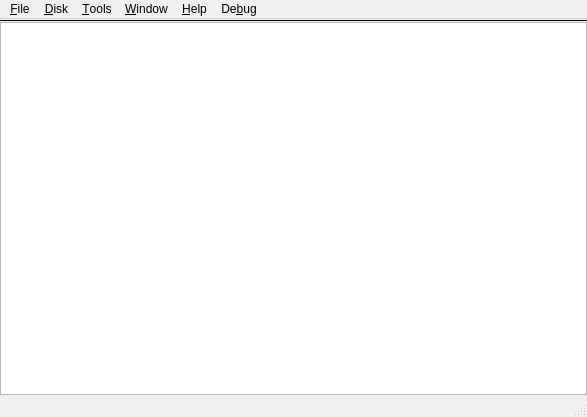
<?xml version="1.0" encoding="UTF-8"?>
<ui version="4.0">
 <class>MainWindow</class>
 <widget class="QMainWindow" name="MainWindow">
  <property name="enabled">
   <bool>true</bool>
  </property>
  <property name="geometry">
   <rect>
    <x>0</x>
    <y>0</y>
    <width>587</width>
    <height>417</height>
   </rect>
  </property>
  <property name="sizePolicy">
   <sizepolicy hsizetype="Expanding" vsizetype="Expanding">
    <horstretch>0</horstretch>
    <verstretch>0</verstretch>
   </sizepolicy>
  </property>
  <property name="windowIcon">
   <iconset resource="../resources/icons.qrc">
    <normaloff>:/icons/main-icon/RespeQt.ico</normaloff>:/icons/main-icon/RespeQt.ico</iconset>
  </property>
  <property name="styleSheet">
   <string notr="true"/>
  </property>
  <property name="locale">
   <locale language="English" country="UnitedStates"/>
  </property>
  <property name="iconSize">
   <size>
    <width>24</width>
    <height>24</height>
   </size>
  </property>
  <widget class="QWidget" name="centralWidget">
   <property name="enabled">
    <bool>true</bool>
   </property>
   <layout class="QGridLayout" name="gridLayout" rowstretch="0,0,0,0,0,0" columnstretch="0,0" rowminimumheight="0,0,0,0,0,0">
    <property name="leftMargin">
     <number>0</number>
    </property>
    <property name="topMargin">
     <number>0</number>
    </property>
    <property name="rightMargin">
     <number>0</number>
    </property>
    <property name="bottomMargin">
     <number>0</number>
    </property>
    <property name="spacing">
     <number>0</number>
    </property>
    <item row="0" column="0" colspan="2">
     <layout class="QHBoxLayout" name="horizontalLayout">
      <property name="spacing">
       <number>0</number>
      </property>
      <property name="sizeConstraint">
       <enum>QLayout::SetDefaultConstraint</enum>
      </property>
      <property name="topMargin">
       <number>0</number>
      </property>
      <property name="bottomMargin">
       <number>0</number>
      </property>
      <item>
       <layout class="QGridLayout" name="leftColumn">
        <property name="bottomMargin">
         <number>0</number>
        </property>
        <property name="spacing">
         <number>0</number>
        </property>
       </layout>
      </item>
      <item>
       <layout class="QGridLayout" name="rightColumn" columnstretch="0">
        <property name="bottomMargin">
         <number>0</number>
        </property>
        <property name="spacing">
         <number>0</number>
        </property>
       </layout>
      </item>
     </layout>
    </item>
    <item row="3" column="0" colspan="2">
     <layout class="QHBoxLayout" name="horizontalLayout_2" stretch="1,1">
      <property name="spacing">
       <number>0</number>
      </property>
      <property name="sizeConstraint">
       <enum>QLayout::SetFixedSize</enum>
      </property>
      <property name="topMargin">
       <number>0</number>
      </property>
      <property name="rightMargin">
       <number>0</number>
      </property>
      <property name="bottomMargin">
       <number>0</number>
      </property>
      <item>
       <layout class="QGridLayout" name="leftColumn2" rowstretch="0">
        <property name="spacing">
         <number>0</number>
        </property>
       </layout>
      </item>
      <item>
       <layout class="QGridLayout" name="rightColumn2">
        <property name="sizeConstraint">
         <enum>QLayout::SetDefaultConstraint</enum>
        </property>
        <property name="bottomMargin">
         <number>0</number>
        </property>
        <property name="spacing">
         <number>0</number>
        </property>
       </layout>
      </item>
     </layout>
    </item>
    <item row="4" column="0" rowspan="2" colspan="2">
     <widget class="QTextEdit" name="textEdit">
      <property name="sizePolicy">
       <sizepolicy hsizetype="Ignored" vsizetype="Ignored">
        <horstretch>0</horstretch>
        <verstretch>0</verstretch>
       </sizepolicy>
      </property>
      <property name="contextMenuPolicy">
       <enum>Qt::DefaultContextMenu</enum>
      </property>
      <property name="frameShape">
       <enum>QFrame::StyledPanel</enum>
      </property>
      <property name="midLineWidth">
       <number>-3</number>
      </property>
      <property name="textInteractionFlags">
       <set>Qt::NoTextInteraction</set>
      </property>
     </widget>
    </item>
    <item row="1" column="0" colspan="2">
     <widget class="Line" name="line">
      <property name="autoFillBackground">
       <bool>false</bool>
      </property>
      <property name="frameShadow">
       <enum>QFrame::Plain</enum>
      </property>
      <property name="lineWidth">
       <number>0</number>
      </property>
      <property name="orientation">
       <enum>Qt::Horizontal</enum>
      </property>
     </widget>
    </item>
   </layout>
  </widget>
  <widget class="QMenuBar" name="menuBar">
   <property name="geometry">
    <rect>
     <x>0</x>
     <y>0</y>
     <width>587</width>
     <height>26</height>
    </rect>
   </property>
   <widget class="QMenu" name="menu_Disk">
    <property name="title">
     <string>&amp;Disk</string>
    </property>
    <addaction name="actionNewImage"/>
    <addaction name="actionMountDisk"/>
    <addaction name="actionMountFolder"/>
    <addaction name="actionHideShowDrives"/>
    <addaction name="actionEjectAll"/>
    <addaction name="separator"/>
   </widget>
   <widget class="QMenu" name="menu_File">
    <property name="title">
     <string>&amp;File</string>
    </property>
    <addaction name="actionStartEmulation"/>
    <addaction name="actionBootExe"/>
    <addaction name="actionPlaybackCassette"/>
    <addaction name="actionPrinterEmulation"/>
    <addaction name="separator"/>
    <addaction name="actionOpenSession"/>
    <addaction name="actionSaveSession"/>
    <addaction name="separator"/>
    <addaction name="actionQuit"/>
    <addaction name="separator"/>
   </widget>
   <widget class="QMenu" name="menu_Tools">
    <property name="title">
     <string>&amp;Tools</string>
    </property>
    <addaction name="actionOptions"/>
   </widget>
   <widget class="QMenu" name="menu_Help">
    <property name="title">
     <string>&amp;Help</string>
    </property>
    <addaction name="actionAbout"/>
    <addaction name="actionDocumentation"/>
   </widget>
   <widget class="QMenu" name="menu_Window">
    <property name="enabled">
     <bool>true</bool>
    </property>
    <property name="title">
     <string>&amp;Window</string>
    </property>
    <addaction name="actionToggleMiniMode"/>
    <addaction name="actionToggleShade"/>
    <addaction name="actionLogWindow"/>
   </widget>
   <widget class="QMenu" name="menuDebug">
    <property name="layoutDirection">
     <enum>Qt::LeftToRight</enum>
    </property>
    <property name="title">
     <string>De&amp;bug</string>
    </property>
    <property name="separatorsCollapsible">
     <bool>false</bool>
    </property>
    <addaction name="actionCaptureSnapshot"/>
    <addaction name="actionReplaySnapshot"/>
   </widget>
   <addaction name="menu_File"/>
   <addaction name="menu_Disk"/>
   <addaction name="menu_Tools"/>
   <addaction name="menu_Window"/>
   <addaction name="menu_Help"/>
   <addaction name="menuDebug"/>
  </widget>
  <widget class="QStatusBar" name="statusBar"/>
  <action name="actionEjectAll">
   <property name="checkable">
    <bool>false</bool>
   </property>
   <property name="enabled">
    <bool>true</bool>
   </property>
   <property name="icon">
    <iconset resource="../resources/icons.qrc">
     <normaloff>:/icons/silk-icons/icons/control_eject.png</normaloff>:/icons/silk-icons/icons/control_eject.png</iconset>
   </property>
   <property name="text">
    <string>Unmount &amp;all</string>
   </property>
   <property name="statusTip">
    <string>Unmount all</string>
   </property>
   <property name="shortcut">
    <string>Ctrl+U</string>
   </property>
   <property name="iconVisibleInMenu">
    <bool>true</bool>
   </property>
  </action>
  <action name="actionOptions">
   <property name="icon">
    <iconset resource="../resources/icons.qrc">
     <normaloff>:/icons/other-icons/run.ico</normaloff>:/icons/other-icons/run.ico</iconset>
   </property>
   <property name="text">
    <string>&amp;Options...</string>
   </property>
   <property name="toolTip">
    <string>Open options dialog</string>
   </property>
   <property name="statusTip">
    <string>Open options dialog</string>
   </property>
   <property name="shortcut">
    <string>Ctrl+O</string>
   </property>
  </action>
  <action name="actionStartEmulation">
   <property name="checkable">
    <bool>true</bool>
   </property>
   <property name="checked">
    <bool>false</bool>
   </property>
   <property name="icon">
    <iconset resource="../resources/icons.qrc">
     <normaloff>:/icons/silk-icons/icons/disconnect.png</normaloff>
     <normalon>:/icons/silk-icons/icons/connect.png</normalon>:/icons/silk-icons/icons/disconnect.png</iconset>
   </property>
   <property name="text">
    <string>&amp;Start emulation</string>
   </property>
   <property name="toolTip">
    <string>Start SIO peripheral emulation</string>
   </property>
   <property name="statusTip">
    <string>Start SIO peripheral emulation</string>
   </property>
   <property name="shortcut">
    <string>Alt+E</string>
   </property>
   <property name="iconVisibleInMenu">
    <bool>true</bool>
   </property>
  </action>
  <action name="actionMountRecent_0">
   <property name="text">
    <string notr="true"/>
   </property>
   <property name="toolTip">
    <string>Mount to the first available slot</string>
   </property>
   <property name="statusTip">
    <string>Mount to the first available slot</string>
   </property>
  </action>
  <action name="actionMountDisk">
   <property name="icon">
    <iconset resource="../resources/icons.qrc">
     <normaloff>:/icons/oxygen-icons/16x16/devices/3floppy_unmount.png</normaloff>:/icons/oxygen-icons/16x16/devices/3floppy_unmount.png</iconset>
   </property>
   <property name="text">
    <string>Mount &amp;disk image...</string>
   </property>
   <property name="toolTip">
    <string>Mount a disk image to the first available slot</string>
   </property>
   <property name="statusTip">
    <string>Mount a disk image to the first available slot</string>
   </property>
   <property name="shortcut">
    <string>Ctrl+D</string>
   </property>
  </action>
  <action name="actionMountFolder">
   <property name="icon">
    <iconset resource="../resources/icons.qrc">
     <normaloff>:/icons/silk-icons/icons/folder.png</normaloff>:/icons/silk-icons/icons/folder.png</iconset>
   </property>
   <property name="text">
    <string>Mount &amp;folder image...</string>
   </property>
   <property name="toolTip">
    <string>Mount a folder image to the first available slot</string>
   </property>
   <property name="statusTip">
    <string>Mount a folder image to the first available slot</string>
   </property>
   <property name="shortcut">
    <string>Ctrl+F</string>
   </property>
  </action>
  <action name="actionNewImage">
   <property name="icon">
    <iconset resource="../resources/icons.qrc">
     <normaloff>:/icons/oxygen-icons/16x16/devices/media_floppy.png</normaloff>:/icons/oxygen-icons/16x16/devices/media_floppy.png</iconset>
   </property>
   <property name="text">
    <string>New disk image...</string>
   </property>
   <property name="toolTip">
    <string>Create a new disk image file and mount it to the first available slot</string>
   </property>
   <property name="statusTip">
    <string>Create a new disk image file and mount it to the first available slot</string>
   </property>
   <property name="shortcut">
    <string>Ctrl+N</string>
   </property>
   <property name="iconVisibleInMenu">
    <bool>true</bool>
   </property>
  </action>
  <action name="actionSaveSession">
   <property name="icon">
    <iconset resource="../resources/icons.qrc">
     <normaloff>:/icons/silk-icons/icons/monitor_go.png</normaloff>:/icons/silk-icons/icons/monitor_go.png</iconset>
   </property>
   <property name="text">
    <string>&amp;Save session</string>
   </property>
   <property name="toolTip">
    <string>Save current session to a file</string>
   </property>
   <property name="statusTip">
    <string>Save current session</string>
   </property>
   <property name="shortcut">
    <string>Alt+S</string>
   </property>
  </action>
  <action name="actionOpenSession">
   <property name="icon">
    <iconset resource="../resources/icons.qrc">
     <normaloff>:/icons/silk-icons/icons/monitor.png</normaloff>:/icons/silk-icons/icons/monitor.png</iconset>
   </property>
   <property name="text">
    <string>&amp;Open session...</string>
   </property>
   <property name="toolTip">
    <string>Open a previously saved session</string>
   </property>
   <property name="statusTip">
    <string>Open a previously saved session</string>
   </property>
   <property name="shortcut">
    <string>Alt+O</string>
   </property>
  </action>
  <action name="actionBootExe">
   <property name="icon">
    <iconset resource="../resources/icons.qrc">
     <normaloff>:/icons/other-icons/Atari.png</normaloff>:/icons/other-icons/Atari.png</iconset>
   </property>
   <property name="text">
    <string>&amp;Boot Atari executable...</string>
   </property>
   <property name="toolTip">
    <string>Boot an Atari executable</string>
   </property>
   <property name="statusTip">
    <string>Boot an Atari executable</string>
   </property>
   <property name="shortcut">
    <string>Alt+B</string>
   </property>
   <property name="visible">
    <bool>true</bool>
   </property>
   <property name="iconVisibleInMenu">
    <bool>true</bool>
   </property>
  </action>
  <action name="actionSave_1">
   <property name="enabled">
    <bool>false</bool>
   </property>
   <property name="icon">
    <iconset resource="../resources/icons.qrc">
     <normaloff>:/icons/silk-icons/icons/drive_disk.png</normaloff>:/icons/silk-icons/icons/drive_disk.png</iconset>
   </property>
   <property name="text">
    <string>Save</string>
   </property>
   <property name="toolTip">
    <string>Save D1</string>
   </property>
   <property name="statusTip">
    <string>Save D1</string>
   </property>
  </action>
  <action name="actionShowPrinterTextOutput">
   <property name="checkable">
    <bool>true</bool>
   </property>
   <property name="icon">
    <iconset resource="../resources/icons.qrc">
     <normaloff>:/icons/oxygen-icons/16x16/devices/printer1.png</normaloff>:/icons/oxygen-icons/16x16/devices/printer1.png</iconset>
   </property>
   <property name="text">
    <string>Show printer text output</string>
   </property>
   <property name="toolTip">
    <string>Show printer text output</string>
   </property>
   <property name="statusTip">
    <string>Show printer text output</string>
   </property>
   <property name="shortcut">
    <string>Alt+Shift+T</string>
   </property>
  </action>
  <action name="actionPlaybackCassette">
   <property name="icon">
    <iconset resource="../resources/icons.qrc">
     <normaloff>:/icons/oxygen-icons/16x16/devices/media_tape.png</normaloff>:/icons/oxygen-icons/16x16/devices/media_tape.png</iconset>
   </property>
   <property name="text">
    <string>Playback cassette image...</string>
   </property>
   <property name="toolTip">
    <string>Playback a cassette image</string>
   </property>
   <property name="statusTip">
    <string>Playback a cassette image</string>
   </property>
   <property name="shortcut">
    <string>Alt+C</string>
   </property>
  </action>
  <action name="actionQuit">
   <property name="icon">
    <iconset resource="../resources/icons.qrc">
     <normaloff>:/icons/oxygen-icons/16x16/actions/exit.png</normaloff>:/icons/oxygen-icons/16x16/actions/exit.png</iconset>
   </property>
   <property name="text">
    <string>&amp;Quit</string>
   </property>
   <property name="statusTip">
    <string>Quit RespeQt</string>
   </property>
   <property name="shortcut">
    <string>Alt+Q</string>
   </property>
  </action>
  <action name="actionAbout">
   <property name="icon">
    <iconset resource="../resources/icons.qrc">
     <normaloff>:/icons/oxygen-icons/16x16/actions/help_about.png</normaloff>:/icons/oxygen-icons/16x16/actions/help_about.png</iconset>
   </property>
   <property name="text">
    <string>&amp;About RespeQt</string>
   </property>
   <property name="shortcut">
    <string>Ctrl+A</string>
   </property>
  </action>
  <action name="actionHelp">
   <property name="text">
    <string>Help</string>
   </property>
  </action>
  <action name="actionContents">
   <property name="enabled">
    <bool>false</bool>
   </property>
   <property name="text">
    <string>Contents</string>
   </property>
  </action>
  <action name="actionIndex">
   <property name="text">
    <string>Index</string>
   </property>
  </action>
  <action name="actionDocumentation">
   <property name="checkable">
    <bool>true</bool>
   </property>
   <property name="icon">
    <iconset resource="../resources/icons.qrc">
     <normaloff>:/icons/oxygen-icons/16x16/actions/help_contents.png</normaloff>:/icons/oxygen-icons/16x16/actions/help_contents.png</iconset>
   </property>
   <property name="text">
    <string>User Manual</string>
   </property>
   <property name="toolTip">
    <string>User Manual</string>
   </property>
   <property name="statusTip">
    <string>User Manual</string>
   </property>
   <property name="shortcut">
    <string>Ctrl+Shift+U</string>
   </property>
  </action>
  <action name="actionDefaultImageGroup">
   <property name="icon">
    <iconset resource="../resources/icons.qrc">
     <normaloff>:/icons/oxygen-icons/16x16/actions/document_save_all.png</normaloff>:/icons/oxygen-icons/16x16/actions/document_save_all.png</iconset>
   </property>
   <property name="text">
    <string>Save mounted image group as default</string>
   </property>
  </action>
  <action name="actionPrinterEmulation">
   <property name="checkable">
    <bool>false</bool>
   </property>
   <property name="checked">
    <bool>false</bool>
   </property>
   <property name="icon">
    <iconset resource="../resources/icons.qrc">
     <normaloff>:/icons/silk-icons/icons/printer.png</normaloff>:/icons/silk-icons/icons/printer.png</iconset>
   </property>
   <property name="text">
    <string>Stop printer emulation</string>
   </property>
   <property name="statusTip">
    <string>Stop printer emulation</string>
   </property>
   <property name="shortcut">
    <string>Alt+P</string>
   </property>
  </action>
  <action name="actionHideShowDrives">
   <property name="icon">
    <iconset resource="../resources/icons.qrc">
     <normaloff>:/icons/silk-icons/icons/drive_add.png</normaloff>:/icons/silk-icons/icons/drive_add.png</iconset>
   </property>
   <property name="text">
    <string>Hide drives D9-DO</string>
   </property>
   <property name="shortcut">
    <string>Alt+H</string>
   </property>
  </action>
  <action name="actionToggleMiniMode">
   <property name="icon">
    <iconset resource="../resources/icons.qrc">
     <normaloff>:/icons/other-icons/MiniCooper 22.ico</normaloff>:/icons/other-icons/MiniCooper 22.ico</iconset>
   </property>
   <property name="text">
    <string>Toggle mini mode</string>
   </property>
   <property name="shortcut">
    <string>Ctrl+M</string>
   </property>
  </action>
  <action name="actionToggleShade">
   <property name="enabled">
    <bool>false</bool>
   </property>
   <property name="icon">
    <iconset resource="../resources/icons.qrc">
     <normaloff>:/icons/other-icons/fade.png</normaloff>:/icons/other-icons/fade.png</iconset>
   </property>
   <property name="text">
    <string>Toggle shade mode</string>
   </property>
   <property name="shortcut">
    <string>Ctrl+S</string>
   </property>
  </action>
  <action name="actionLogWindow">
   <property name="icon">
    <iconset resource="../resources/icons.qrc">
     <normaloff>:/icons/silk-icons/icons/page_white_text.png</normaloff>:/icons/silk-icons/icons/page_white_text.png</iconset>
   </property>
   <property name="text">
    <string>Open log window</string>
   </property>
   <property name="toolTip">
    <string>Open log window</string>
   </property>
   <property name="statusTip">
    <string>Open log window</string>
   </property>
   <property name="shortcut">
    <string>Ctrl+L</string>
   </property>
  </action>
  <action name="actionCaptureSnapshot">
   <property name="checkable">
    <bool>true</bool>
   </property>
   <property name="text">
    <string>&amp;Capture snapshot</string>
   </property>
   <property name="visible">
    <bool>true</bool>
   </property>
  </action>
  <action name="actionReplaySnapshot">
   <property name="text">
    <string>&amp;Replay snapshot</string>
   </property>
  </action>
  <action name="actionLimitFileEntries">
   <property name="text">
    <string>Limit file entries</string>
   </property>
   <property name="toolTip">
    <string>Limit file entries to 64</string>
   </property>
  </action>
 </widget>
 <layoutdefault spacing="6" margin="11"/>
 <resources>
  <include location="../resources/icons.qrc"/>
 </resources>
 <connections/>
</ui>
